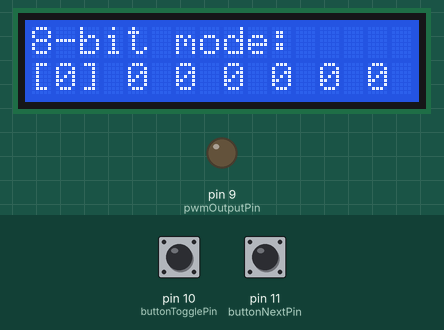
This sketch was run on a simulated Arduino Uno, built with avr-gcc and run on an emulated ATmega328P. Shown: 16×2 character LCD, output pins drawn as LEDs (lit = HIGH). The test bench sets the inputs (shaded band); at power-on: pin 10 (buttonTogglePin) HIGH, pin 11 (buttonNextPin) HIGH.

Above: at 1.2 s.
1.3 s: pin 10 (buttonTogglePin) pulled LOW for 0.15 s
At 2.5 s:
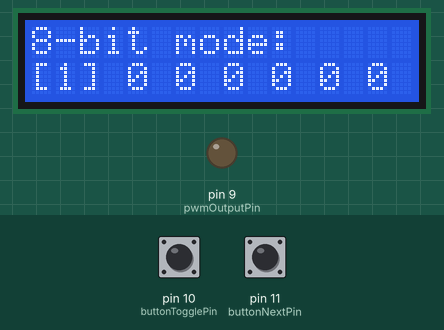
2.9 s: pin 11 (buttonNextPin) pulled LOW for 0.15 s
At 3.8 s:
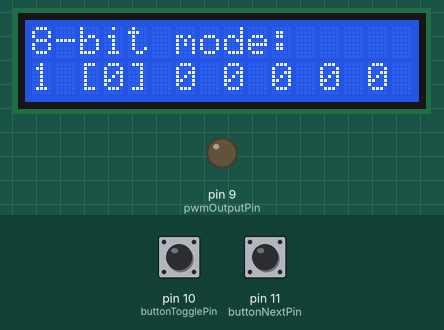
4.5 s: pin 10 (buttonTogglePin) pulled LOW for 1 s
At 5.0 s:
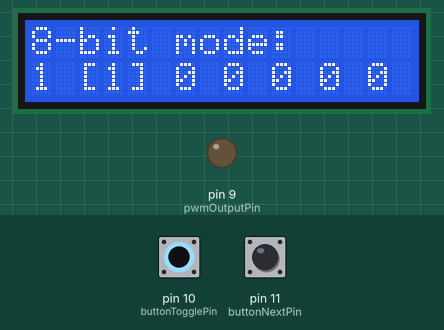
7.0 s: pin 11 (buttonNextPin) pulled LOW for 1 s
At 8.1 s:
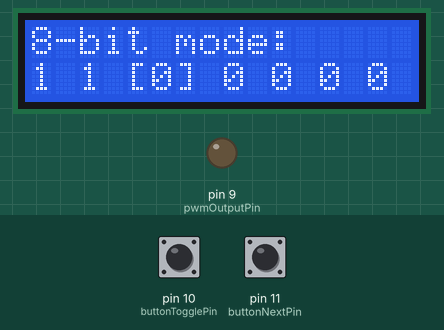
Timing chart, 0 to 10.0 s (numbered marks = the images above; inputs shaded):
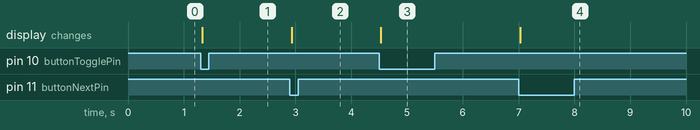

Measured:
- after the input at 1.3 s, the display: changes at once (image 1)
- after the input at 2.9 s, the display: changes at once (image 2)
- after the input at 4.5 s, the display: changes at once (image 3)
- after the input at 7.0 s, the display: changes at once (image 4)

The sketch:

16bit-gen-LCD.ino
```cpp
#include <Wire.h>
#include <LiquidCrystal_I2C.h>

#define I2C_ADDR 0x27
#define LCD_COLUMNS 16
#define LCD_ROWS 2

LiquidCrystal_I2C lcd(I2C_ADDR, LCD_COLUMNS, LCD_ROWS);

const int buttonTogglePin = 10;
const int buttonNextPin = 11;
const int pwmOutputPin = 9;

bool is16BitMode = false;
int currentBit = 0;
int bits[16] = {0};
bool buttonToggleState = false;
bool lastButtonToggleState = false;
bool buttonNextState = false;
bool lastButtonNextState = false;

void setup() {
  pinMode(buttonTogglePin, INPUT_PULLUP);
  pinMode(buttonNextPin, INPUT_PULLUP);
  pinMode(pwmOutputPin, OUTPUT);

  lcd.init();
  lcd.backlight();

  resetBits();
}

void loop() {
  buttonToggleState = digitalRead(buttonTogglePin);
  buttonNextState = digitalRead(buttonNextPin);

  // Toggle mode between 8-bit and 16-bit when both buttons are pressed
  if (buttonToggleState == LOW && buttonNextState == LOW) {
    is16BitMode = !is16BitMode;
    resetBits();
    delay(500);
  }


  if (buttonToggleState == LOW && lastButtonToggleState == HIGH) {
    bits[currentBit] = !bits[currentBit];
    updateDisplay();
  }


  if (buttonNextState == LOW && lastButtonNextState == HIGH) {
    int maxBits = is16BitMode ? 16 : 8;

    if (currentBit == maxBits - 1) {
      processEnteredData(maxBits);
      delay(1000);
      resetBits();
    } else {
      currentBit++;
    }
    updateDisplay();
  }

  lastButtonToggleState = buttonToggleState;
  lastButtonNextState = buttonNextState;
}

void updateDisplay() {
  lcd.clear();

  if (is16BitMode) {
    lcd.setCursor(0, 0);
    lcd.print("16-bit mode:");
  } else {
    lcd.setCursor(0, 0);
    lcd.print("8-bit mode:");
  }

  lcd.setCursor(0, 1);
  int maxBits = is16BitMode ? 16 : 8;
  for (int i = 0; i < maxBits; i++) {
    if (i == currentBit) {
      lcd.print("[");
    }
    lcd.print(bits[i]);
    if (i == currentBit) {
      lcd.print("]");
    }
    lcd.print(" ");
  }
}

void processEnteredData(int maxBits) {
  unsigned long value = 0;


  for (int i = 0; i < maxBits; i++) {
    value |= (bits[i] << (maxBits - 1 - i));
  }


  int pwmValue = map(value, 0, (1 << maxBits) - 1, 0, 255);
  analogWrite(pwmOutputPin, pwmValue);


  lcd.clear();
  lcd.setCursor(0, 0);
  lcd.print("PWM Updated");
  delay(1000);


  resetBits();
}

void resetBits() {
  for (int i = 0; i < 16; i++) {
    bits[i] = 0;
  }
  currentBit = 0;
  updateDisplay();
}
```
